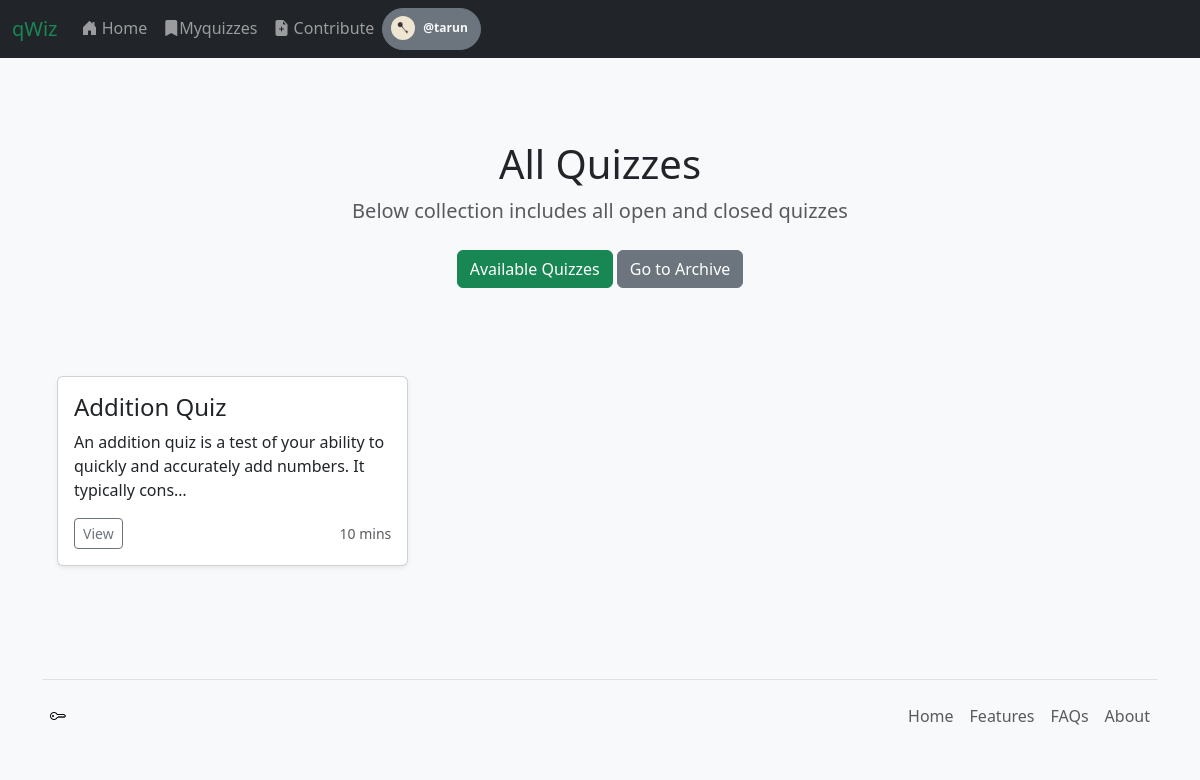
Page /allquizzes/ (signed in) on the earlier database version.
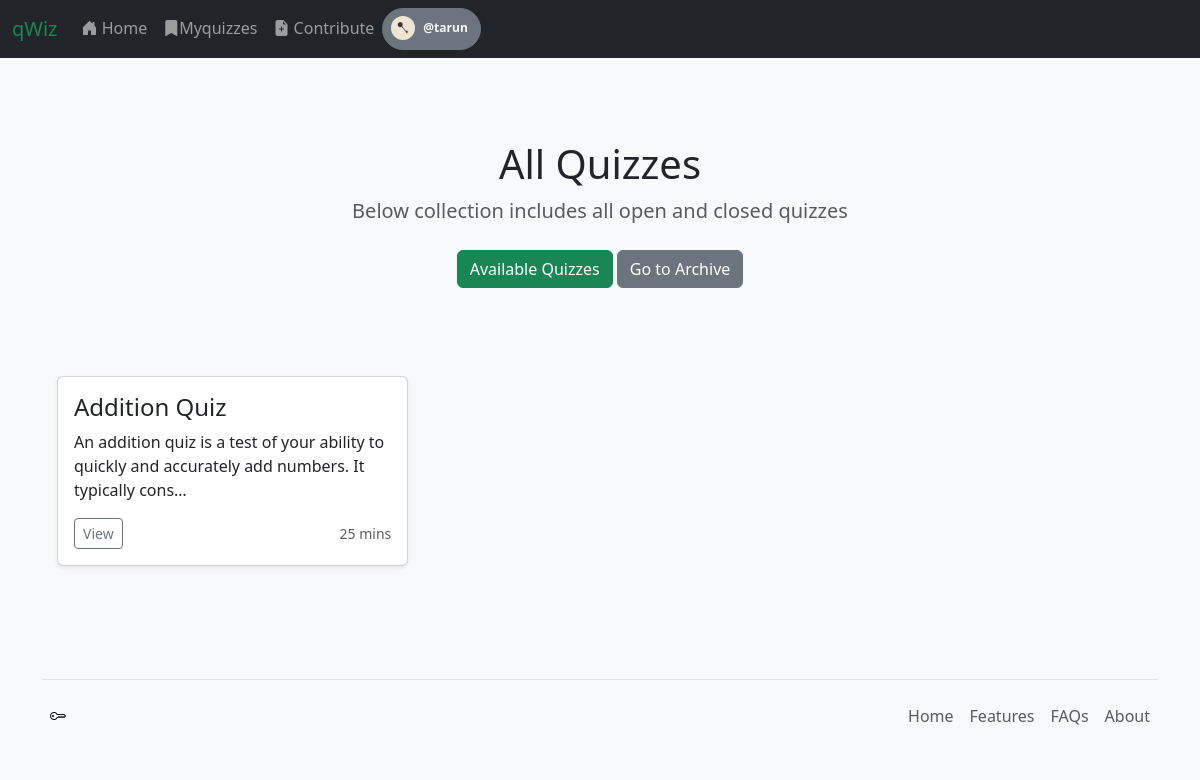
Same page on the later database version.
### app1/models.py (models this page shows, shortened)
class Quiz(models.Model):
    title = models.CharField(max_length=255)
    description = models.TextField(blank=True, null=True)
    created_at = models.DateTimeField(auto_now_add=True)
    instructions = models.TextField(blank=True, null=True)
    status = models.BooleanField(verbose_name="is_open", default=False)
    archived = models.BooleanField(verbose_name="is_archived", default=False)
    auther = models.ForeignKey(User, on_delete=models.SET_NULL, null=True, blank=True)
    difficulty_level = models.CharField(
        max_length=20,
        choices=[("easy", "Easy"), ("medium", "Medium"), ("hard", "Hard")],
        default="medium",
    )
    category = models.ForeignKey(
        Category, on_delete=models.SET_NULL, null=True, blank=True
    )
    time_limit = models.IntegerField(default=10)  # in minutes

### app1/views.py (the view)
# urls.py: path("allquizzes/", views.list_all_quizzes, name="allquizzes"),
def list_all_quizzes(request):
    allquizzes = Quiz.objects.filter(archived=False)
    return render(
        request,
        "app1/all_quizzes.html",
        {
            "allquizzes": allquizzes,
        },
    )

### app1/templates/app1/all_quizzes.html (shortened to what this page needs)
{% extends "app1/base.html" %}
{% block body %}
<main>
  <section class="py-2 text-center container">
    <div class="row py-lg-5">
      <div class="col-lg-6 col-md-8 mx-auto">
        <h1 class="fw-light">All Quizzes</h1>
        <p class="lead text-body-secondary">Below collection includes all open and closed quizzes</p>
        <p>
          <a href="{% url 'app1:index' %}" class="btn btn-success my-2">Available Quizzes</a>
          <a href="{% url 'app1:archived' %}" class="btn btn-secondary my-2">Go to Archive</a>
        </p>
      </div>
    </div>
  </section>
  <div class="album py-2 bg-body-tertiary">
    <div class="container">
      <div class="row row-cols-1 row-cols-sm-2 row-cols-md-3 g-3">
        {% for quiz in allquizzes %}
        {% if quiz.status %}
        <div class="col">
          <div class="card shadow-sm">
            <div class="card-body">
              <h4 class="card-title">{{ quiz.title }}</h4>
              <p class="card-text">{{ quiz.description|truncatechars:100 }}</p>
              <div class="d-flex justify-content-between align-items-center">
                <div class="btn-group">
                  <a href="{% url 'app1:quiz_details' quiz.id %}" class="btn btn-sm btn-outline-secondary">View</a>
                </div>
                <small class="text-body-secondary">{{ quiz.time_limit }} mins</small>
              </div>
            </div>
          </div>
        </div>
        {% endif %}
        {% empty %}
        <h3>No quizzes are open at the time</h3>
        {% endfor %}
      </div>
    </div>
  </div>
  </div>
</main>
{% endblock body %}

Differences in the rows shown:
changed Quiz "Addition Quiz": time_limit "10" → "25"
